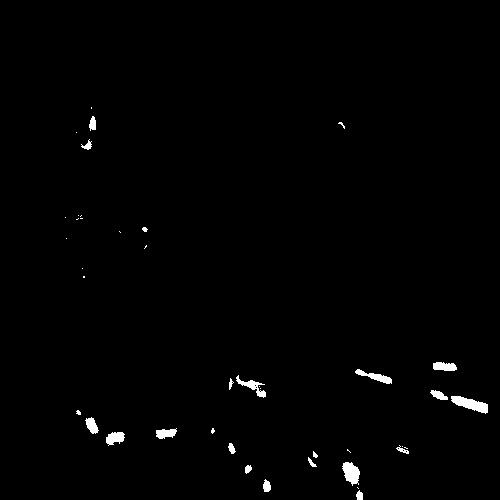
#> input picture tanegashima/colorcorn-binarization/1.jpg, 500 x 500 px, found by its file name; the run also reads 1 picture not shown here
$ jupyter execute --allow-errors '種子島.ipynb'   (shell and % lines are left out)
#> lines starting #> are read from the running program, lines starting #| are printed output that depends on the picture
[cell 1]
# !/usr/bin/env python
# -*- coding: utf-8 -*-

import time
#import picamera
import numpy as np
import random
import sys
import cv2


def red_detect(img):
    hsv = cv2.cvtColor(img,cv2.COLOR_BGR2HSV)
    hsv_min = np.array([0,50,0])#0,50,0
    hsv_max = np.array([30,255,0])
    mask1 = cv2.inRange(hsv, hsv_min, hsv_max)

    hsv_min = np.array([30,175,150])
    hsv_max = np.array([20,255,250])
    mask2 = cv2.inRange(hsv, hsv_min, hsv_max)
    return mask1 + mask2

def main():
    #camera = picamera.PiCamera()
    #camera.resolution=(600,600)
    for i in range(1,51,1):
        #camera.capture('./redcorn/'+i+'.png')#take picture
        image1 = cv2.imread('./new2/'+str(i)+'.jpg')
#> image1 is the input picture: shape (500, 500, 3); min 0, max 255, mean 2.5
        #image1=cv2.resize(image1,(600,600))
        image = cv2.GaussianBlur(image1,(15,15),13)#delete white noise
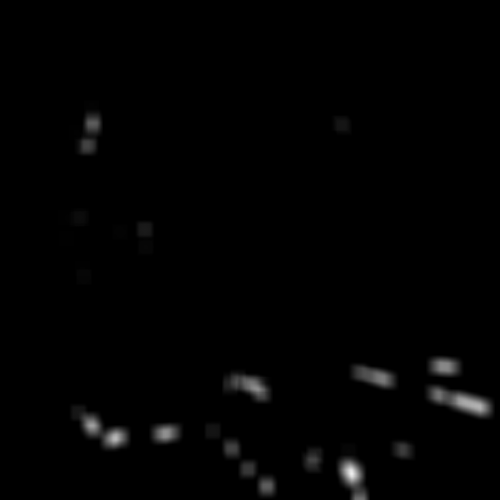
#> image: shape (500, 500, 3); min 0, max 238, mean 2.5
        mono_src=red_detect(image)
        cv2.imwrite('./new2-binarization/'+str(i)+'.jpg',mono_src)

#> (the rest of this cell did not finish here and is left out)

[cell 2]
#!/usr/bin/env python
        # -*- coding: utf-8 -*-

import time
#import picamera
import numpy as np
import random
import sys
import cv2
import time

def red_detect(img):
    hsv = cv2.cvtColor(img,cv2.COLOR_BGR2HSV)
    hsv_min = np.array([0,50,0])
    hsv_max = np.array([0,250,0])
    mask1 = cv2.inRange(hsv, hsv_min, hsv_max)

    hsv_min = np.array([0,170,150])
    hsv_max = np.array([20,255,255])#(90,255,255)でうまくいったけどmaxが255じゃないっぽい
    mask2 = cv2.inRange(hsv, hsv_min, hsv_max)

    return mask1 + mask2


def main():

    for j in range(1,51,1):
        image1 = cv2.imread('./colorcorn/'+str(j)+'.jpg')
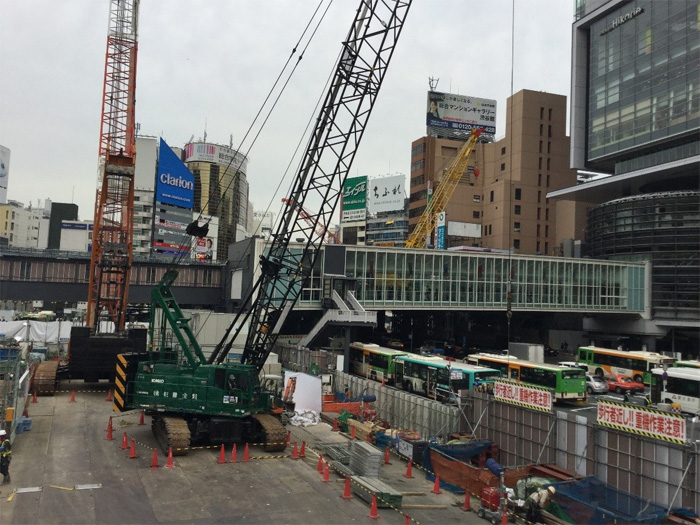
#> input picture tanegashima/colorcorn/1.jpg, 700 x 525 px
#> image1 is the input picture: shape (525, 700, 3); mean B, G, R 108.5, 112.5, 113.1
        #image1 = cv2.imread('./test1.jpeg')
        #image = cv2.GaussianBlur(image1,(5,5),3)#delete white noise
        image = cv2.GaussianBlur(image1,(21,21),15)#delete white noise
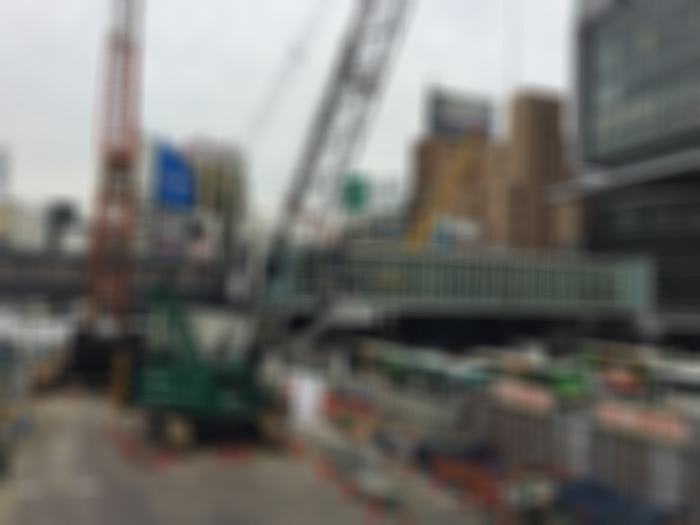
#> image: shape (525, 700, 3); mean B, G, R 108.5, 112.5, 113.1
        mono_src=red_detect(image)
        cv2.imshow('RED_DETECT',mono_src)
        color_src01 = cv2.cvtColor(mono_src, cv2.COLOR_GRAY2BGR)
#> color_src01: shape (525, 700, 3); every value is 0
        color_src02 = cv2.cvtColor(mono_src, cv2.COLOR_GRAY2BGR)
        label = cv2.connectedComponentsWithStats(mono_src) #make array to get imformation
        if label:
            n = label[0] - 1
#> n = 0
            data = np.delete(label[2], 0, 0)
#> data = empty array
            center = np.delete(label[3], 0, 0)
#> center = empty array
            #print(label[3])
        for i in range(n):
            x0 = data[i][0]
            y0 = data[i][1]
            x1 = data[i][0] + data[i][2]
            y1 = data[i][1] + data[i][3]
            cv2.rectangle(color_src01, (x0, y0), (x1, y1), (0, 0, 255))
            cv2.rectangle(color_src02, (x0, y0), (x1, y1), (0, 0, 255))
            cv2.putText(color_src01, "ID: " +str(i + 1), (x1 - 20, y1 + 15), cv2.FONT_HERSHEY_PLAIN, 1, (0, 255, 255))
            cv2.putText(color_src01, "S: " +str(data[i][4]), (x1 - 20, y1 + 30), cv2.FONT_HERSHEY_PLAIN, 1, (0, 255, 255))
            cv2.putText(color_src02, "X: " + str(int(center[i][0])), (x1 - 30, y1 + 15), cv2.FONT_HERSHEY_PLAIN, 1, (0, 255, 255))
            cv2.putText(color_src02, "Y: " + str(int(center[i][1])), (x1 - 30, y1 + 30), cv2.FONT_HERSHEY_PLAIN, 1, (0, 255, 255))

        # [6 lines of commented-out code are left out]
        cv2.imwrite('./a/'+str(j)+'.jpg',color_src02)

    print("finish")


#> (the rest of this cell did not finish here and is left out)

[cell 3]
#!/usr/bin/env python
        # -*- coding: utf-8 -*-

import time
#import picamera
import numpy as np
import random
import sys
import cv2
import time

def red_detect(img):
    hsv = cv2.cvtColor(img,cv2.COLOR_BGR2HSV)
    hsv_min = np.array([0,50,0])
    hsv_max = np.array([0,250,0])
    mask1 = cv2.inRange(hsv, hsv_min, hsv_max)

    hsv_min = np.array([0,170,150])
    hsv_max = np.array([20,255,255])#(90,255,255)でうまくいったけどmaxが255じゃないっぽい
    mask2 = cv2.inRange(hsv, hsv_min, hsv_max)

    return mask1 + mask2


def main():

    for j in range(1,26,1):
        image1 = cv2.imread('./corn/'+str(j)+'.jpg')
        #image1 = cv2.imread('./test1.jpeg')
        #image = cv2.GaussianBlur(image1,(5,5),3)#delete white noise
        image = cv2.GaussianBlur(image1,(3,3),1)#delete white noise
#> image: shape (500, 500, 3)
        mono_src=red_detect(image)
        cv2.imshow('RED_DETECT',mono_src)
        color_src01 = cv2.cvtColor(mono_src, cv2.COLOR_GRAY2BGR)
#> color_src01: shape (500, 500, 3); every value is 0
        color_src02 = cv2.cvtColor(mono_src, cv2.COLOR_GRAY2BGR)
        label = cv2.connectedComponentsWithStats(mono_src) #make array to get imformation
        if label:
            n = label[0] - 1
#> n = 0
            data = np.delete(label[2], 0, 0)
#> data = empty array
            center = np.delete(label[3], 0, 0)
#> center = empty array
            #print(label[3])dddddddddddddddddd
        for i in range(n):
            x0 = data[i][0]
            y0 = data[i][1]
            x1 = data[i][0] + data[i][2]
            y1 = data[i][1] + data[i][3]
            cv2.rectangle(color_src01, (x0, y0), (x1, y1), (0, 0, 255))
            cv2.rectangle(color_src02, (x0, y0), (x1, y1), (0, 0, 255))
            cv2.putText(color_src01, "ID: " +str(i + 1), (x1 - 20, y1 + 15), cv2.FONT_HERSHEY_PLAIN, 1, (0, 255, 255))
            cv2.putText(color_src01, "S: " +str(data[i][4]), (x1 - 20, y1 + 30), cv2.FONT_HERSHEY_PLAIN, 1, (0, 255, 255))
            cv2.putText(color_src02, "X: " + str(int(center[i][0])), (x1 - 30, y1 + 15), cv2.FONT_HERSHEY_PLAIN, 1, (0, 255, 255))
            cv2.putText(color_src02, "Y: " + str(int(center[i][1])), (x1 - 30, y1 + 30), cv2.FONT_HERSHEY_PLAIN, 1, (0, 255, 255))

        cv2.imwrite('./b/'+str(j)+'.jpg',color_src02)

    print("finish")


#> (the rest of this cell did not finish here and is left out)

[cell 4]
# !/usr/bin/env python
# -*- coding: utf-8 -*-


#ダメダメダメダメm

import time
#import picamera
import numpy as np
import random
import sys
import cv2


def red_detect(img):
    hsv = cv2.cvtColor(img,cv2.COLOR_BGR2HSV)
    hsv_min = np.array([0,50,0])#0,50,0
    hsv_max = np.array([30,255,0])
    mask1 = cv2.inRange(hsv, hsv_min, hsv_max)

    hsv_min = np.array([30,175,0])
    hsv_max = np.array([255,255,250])
    mask2 = cv2.inRange(hsv, hsv_min, hsv_max)
    return mask1 + mask2

def main():
    #camera = picamera.PiCamera()
    #camera.resolution=(600,600)
    for i in range(1,26,1):
        #camera.capture('./corn/'+i+'.png')#take picture
        image1 = cv2.imread('./corn/'+str(i)+'.jpg')
        #image1=cv2.resize(image1,(600,600))
        image = cv2.GaussianBlur(image1,(15,15),13)#delete white noise
        mono_src=red_detect(image)
        cv2.imwrite('./prior/'+str(i)+'.jpg',mono_src)

#> (the rest of this cell did not finish here and is left out)

[cell 5]
import cv2
import numpy as np

print("nkdklgfasklfjasdklj")
i=1
size=(500,500)
#> (the rest of this cell did not finish here and is left out)

[cell 6]
# !/usr/bin/env python
# -*- coding: utf-8 -*-

import time
#import picamera
import numpy as np
import random
import sys
import cv2


def red_detect(img):
    hsv = cv2.cvtColor(img,cv2.COLOR_BGR2HSV)
    hsv_min = np.array([0,50,50])#0,50,0
    hsv_max = np.array([5,255,255])
    mask1 = cv2.inRange(hsv, hsv_min, hsv_max)

    hsv_min = np.array([170,50,50])
    hsv_max = np.array([180,255,255])
    mask2 = cv2.inRange(hsv, hsv_min, hsv_max)
    return mask1 + mask2

def main():
    #camera = picamera.PiCamera()
    #camera.resolution=(600,600)
    for i in range(1,26,1):
        #camera.capture('./redcorn/'+i+'.png')#take picture
        image1 = cv2.imread('./mean3-hattoricorn/'+str(i)+'.jpg')
#> image1: shape (500, 500, 3)
        #image1=cv2.resize(image1,(600,600))
        image = cv2.GaussianBlur(image1,(15,15),13)#delete white noise
        mono_src=red_detect(image)
        cv2.imwrite('./mean3-hattoricorn-binarization/'+str(i)+'.jpg',mono_src)

#> (the rest of this cell did not finish here and is left out)

[cell 7]
# !/usr/bin/env python
# -*- coding: utf-8 -*-

import time
#import picamera
import numpy as np
import random
import sys
import cv2


def red_detect(img):
    hsv = cv2.cvtColor(img,cv2.COLOR_BGR2HSV)
    hsv_min = np.array([0,55,80])#0,50,0
    hsv_max = np.array([5,255,255])
    mask1 = cv2.inRange(hsv, hsv_min, hsv_max)

    hsv_min = np.array([160,110,80])
    hsv_max = np.array([180,255,255])
    mask2 = cv2.inRange(hsv, hsv_min, hsv_max)
    return mask1 + mask2

def main():
    size=(500,500)
    #camera = picamera.PiCamera()
    #camera.resolution=(600,600)
    for i in range(1,26,1):
        #camera.capture('./redcorn/'+i+'.png')#take picture
        image1 = cv2.imread('./hattoricorn/'+str(i)+'.jpg')
        image1=cv2.resize(image1,size)


        #image1=cv2.resize(image1,(600,600))
        image = cv2.GaussianBlur(image1,(5,5),3)#delete white noise
        mono_src=red_detect(image)
        cv2.imwrite('./meannot-hattoricorn-binarization/'+str(i)+'.jpg',mono_src)

#> (the rest of this cell did not finish here and is left out)

[cell 8]
# !/usr/bin/env python
# -*- coding: utf-8 -*-

import time
#import picamera
import numpy as np
import random
import sys
import cv2


def red_detect(img):
    hsv = cv2.cvtColor(img,cv2.COLOR_BGR2HSV)
    hsv_min = np.array([0,55,80])#0,50,0
    hsv_max = np.array([5,255,255])
    mask1 = cv2.inRange(hsv, hsv_min, hsv_max)

    hsv_min = np.array([160,110,80])
    hsv_max = np.array([180,255,255])
    mask2 = cv2.inRange(hsv, hsv_min, hsv_max)
    return mask1 + mask2

def main():
    size=(500,500)
    #camera = picamera.PiCamera()
    #camera.resolution=(600,600)
    for i in range(1,51,1):
        #camera.capture('./redcorn/'+i+'.png')#take picture
        image1 = cv2.imread('./colorcorn/'+str(i)+'.jpg')
        image1=cv2.resize(image1,size)
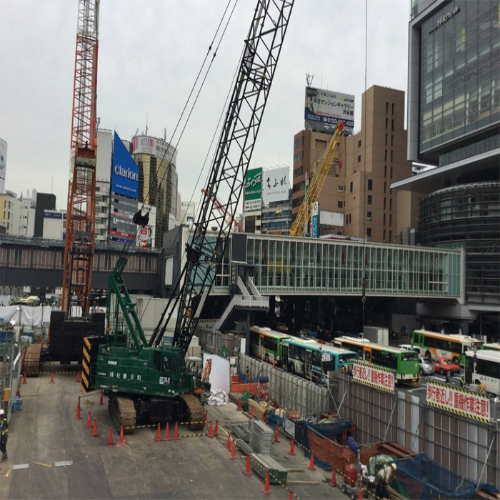
#> image1: shape (500, 500, 3); mean B, G, R 108.3, 112.3, 113


        #image1=cv2.resize(image1,(600,600))
        image = cv2.GaussianBlur(image1,(11,11),5)#delete white noise
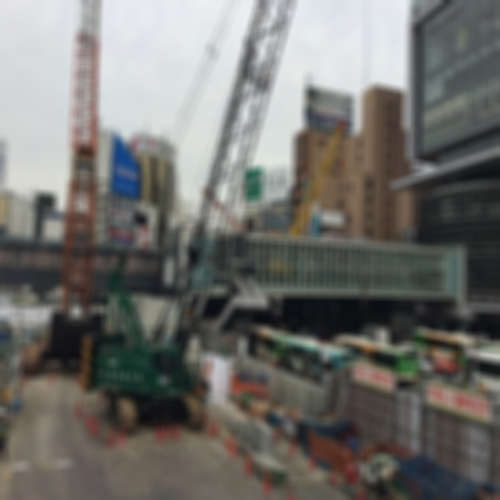
#> image: shape (500, 500, 3); mean B, G, R 108.3, 112.3, 113
        mono_src=red_detect(image)
        cv2.imwrite('./colorcorn-binarization/'+str(i)+'.jpg',mono_src)

#> (the rest of this cell did not finish here and is left out)

[cell 9]
# !/usr/bin/env python
# -*- coding: utf-8 -*-

import time
#import picamera
import numpy as np
import random
import sys
import cv2


def red_detect(img):
    hsv = cv2.cvtColor(img,cv2.COLOR_BGR2HSV)
    hsv_min = np.array([0,55,80])
    hsv_max = np.array([5,255,255])
    mask1 = cv2.inRange(hsv, hsv_min, hsv_max)

    hsv_min = np.array([160,110,80])
    hsv_max = np.array([180,255,255])
    mask2 = cv2.inRange(hsv, hsv_min, hsv_max)
    return mask1 + mask2

def main():
    size=(500,500)
    #camera = picamera.PiCamera()
    #camera.resolution=(600,600)
    for i in range(1,51,1):
        #camera.capture('./redcorn/'+i+'.png')#take picture
        image1 = cv2.imread('./kano-corn/20d/21-'+str(i)+'.jpg')
       # image1=cv2.resize(image1,size)


        #image1=cv2.resize(image1,(600,600))
        #image1 = cv2.GaussianBlur(image1,(5,5),3)#delete white noise
        mono_src=red_detect(image1)
        cv2.imwrite('./kano-corn/20d/21-'+str(i)+'-binarization.jpg',mono_src)

#> (the rest of this cell did not finish here and is left out)

[cell 10]
# -*- coding: utf-8 -*-
import cv2
import numpy as np

# 入力画像の読み込み
img = cv2.imread("./mean3-hattoricorn-binarization/1.jpg")

# グレースケール変換
gray = cv2.cvtColor(img, cv2.COLOR_BGR2GRAY)
h,w=gray.shape
gray=np.pad(gray,((int(0.2*h),int(0.2*h)),(int(0.2*w),int(0.2*w))),'constant')
#> gray: shape (700, 700); every value is 0
h,w=gray.shape

theta = 45  # 回転角
scale = 1.0    # 回転角度・拡大率

# 画像の中心座標
oy, ox = int(gray.shape[0]/2), int(gray.shape[1]/2)

# 方法2(OpenCV)
R = cv2.getRotationMatrix2D((ox, oy), theta, scale)    # 回転変換行列の算出
#> R = [[0.707, 0.707, -145], [-0.707, 0.707, 350]]
dst = cv2.warpAffine(gray, R, (w,h))    # アフィン変換
print(gray.shape)
#| (700, 700)

print(dst.shape)
#| (700, 700)

# 結果を出力
cv2.imwrite("./rotate/1.png", dst)
print("finish")

[cell 11]
# -*- coding: utf-8 -*-
import cv2
import numpy as np

# アフィン変換で画像配列の回転
def rotate_affine(src, theta):
    # 元画像のサイズを取得
    h, w = src.shape[0], src.shape[1]

    # 出力画像用の配列生成（要素は全て0）
    dst = np.zeros((2*(1+int(np.sqrt((h/2)*(h/2)+(w/2)*(w/2)))),2*(1+int( np.sqrt((h/2)*(h/2)+(w/2)*(w/2))))))
    print(dst.shape)

    # degreeかｒradianに変換
    rd = np.radians(theta)


    # アフィン変換
    for y in range(0, h):
        for x in range(0, w):
            xi = (x - int(w/2))*np.cos(rd) - (y - int(h/2))*np.sin(rd) + int(w/2)
            yi = (x - int(w/2))*np.sin(rd) + (y - int(h/2))*np.cos(rd) + int(h/2)
            xi = int(xi)
            yi = int(yi)

            # 変換後の座標が範囲外でなければ出力画像配列に画素値を代入
            #if yi < h - 1 and xi < w - 1 and yi > 0 and xi > 0:
             #   dst[y][x] = src[yi][xi]
            dst[y][x] = src[yi][xi]

    return dst

# 入力画像の読み込み
img = cv2.imread("./hattoricorn/8.JPG")
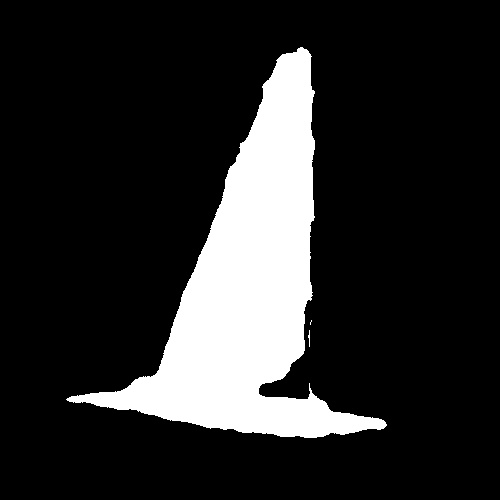
#> input picture tanegashima/colorcorn-binarization/8.jpg, 500 x 500 px, found by its file name
#> img is the input picture: shape (500, 500, 3); min 0, max 255, mean 41.9
print("ok")

# グレースケール変換
gray = cv2.cvtColor(img, cv2.COLOR_BGR2GRAY)
#> gray: shape (500, 500)

theta = 45  # 回転角

# 方法(NumPy）
#> (the rest of this cell did not finish here and is left out)

#| (708, 708)

# 結果を出力
cv2.imwrite("./meannot-hattoricorn-binarization/a3.jpg", dst)
print("finish")

[cell 12]
import cv2
import matplotlib.pyplot as plt
def show_img(path):

#> called with path = './hattoricorn/7.JPG'
    img = cv2.imread(path)
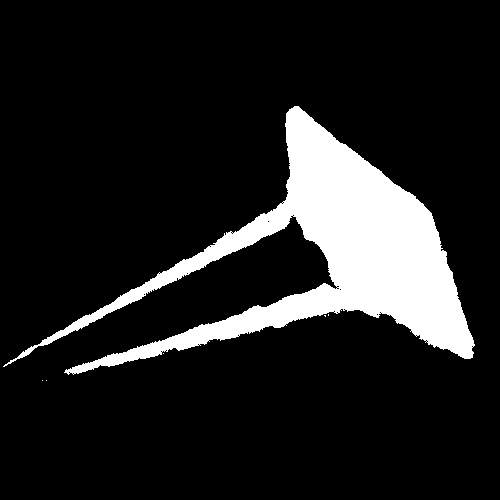
#> input picture tanegashima/colorcorn-binarization/7.jpg, 500 x 500 px, found by its file name
#> img is the input picture: shape (500, 500, 3); min 0, max 255, mean 32.6
    b, g, r = img[:,:,0], img[:,:,1], img[:,:,2]
    hist_b = cv2.calcHist([b],[0],None,[256],[0,256])
#> hist_b = 256 values, max 214832 at index 0, min 0 at index 8, mean 976.6
    hist_g = cv2.calcHist([g],[0],None,[256],[0,256])
#> hist_g has the same summary as hist_b
    hist_r = cv2.calcHist([r],[0],None,[256],[0,256])
#> hist_r has the same summary as hist_b
    plt.plot(hist_r, color='r', label="r")
    plt.plot(hist_g, color='g', label="g")
    plt.plot(hist_b, color='b', label="b")
    plt.legend()
    #plt.show()
    img2 = cv2.cvtColor(img, cv2.COLOR_BGR2HSV)
#> img2: shape (500, 500, 3); mean H, S, V 0, 0, 32.6
    h, s, v = img2[:,:,0], img2[:,:,1], img2[:,:,2]
    hist_h = cv2.calcHist([h],[0],None,[256],[0,256])
#> hist_h = 256 values, max 250000 at index 0, min 0 at index 1, mean 976.6
    hist_s = cv2.calcHist([s],[0],None,[256],[0,256])
#> hist_s has the same summary as hist_h
    hist_v = cv2.calcHist([v],[0],None,[256],[0,256])
#> hist_v has the same summary as hist_b
    plt.plot(hist_h, color='r', label="h")
    plt.plot(hist_s, color='g', label="s")
    plt.plot(hist_v, color='b', label="v")
    plt.legend()
    plt.show()
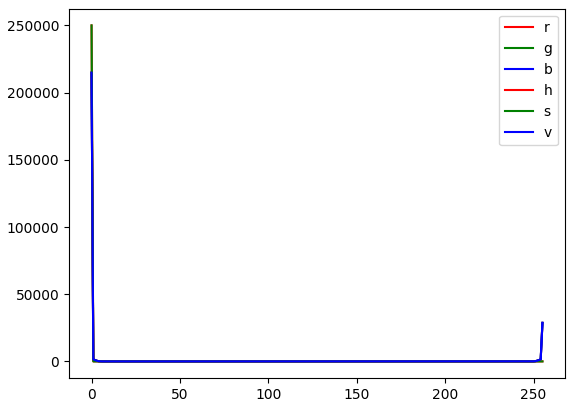
#> figure drawn by matplotlib, 1 panel; curve peaks at x = 0, y = 214832; curve peaks at x = 0, y = 214832; curve peaks at x = 0, y = 214832

    return hist_r,hist_g, hist_b, hist_h, hist_s, hist_v

r,g,b,h,s,v = show_img("./hattoricorn/7.JPG")
#> r has the same summary as hist_b in show_img; g has the same summary as hist_b in show_img; b has the same summary as hist_b in show_img; h has the same summary as hist_h in show_img; s has the same summary as hist_h in show_img; v has the same summary as hist_b in show_img
#> (the rest of the program and of its run is left out)
